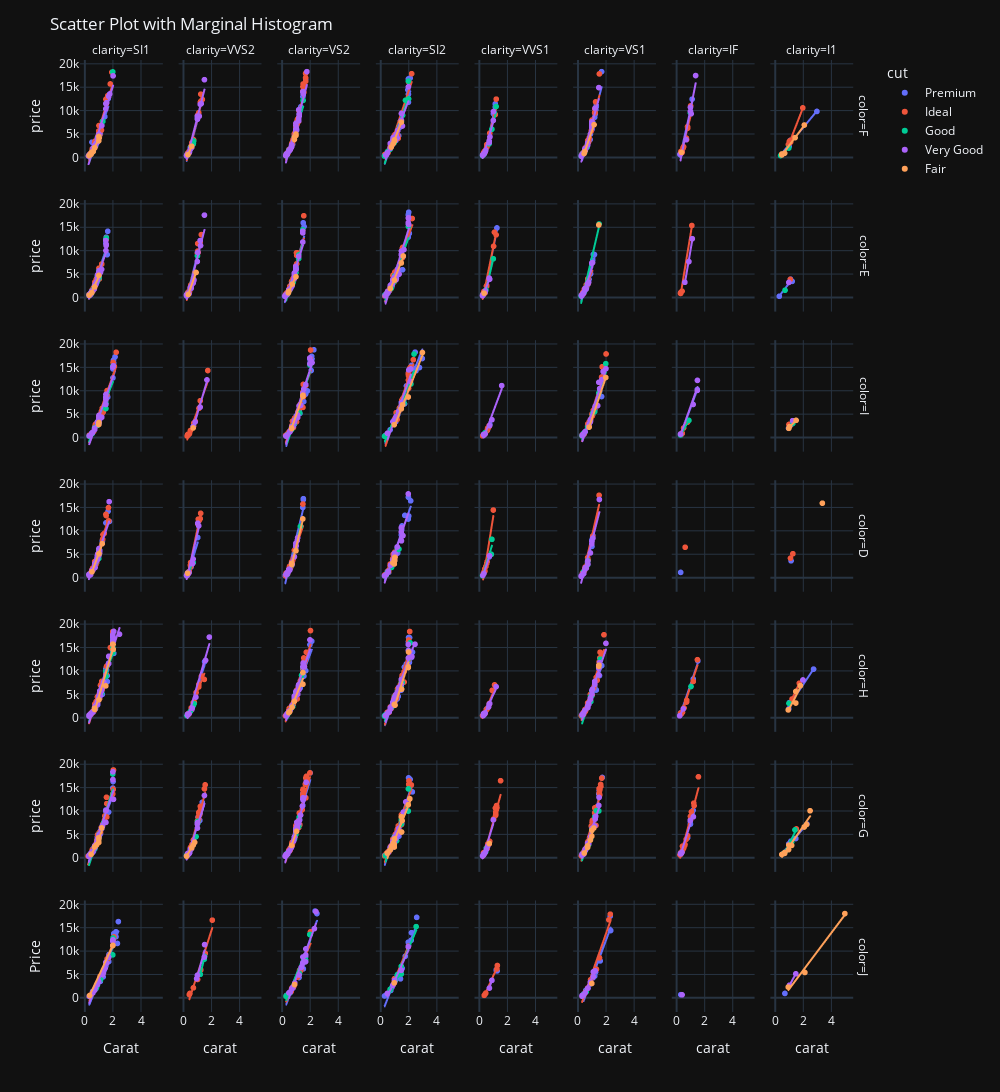

The code cell stored with this chart in its notebook:
### Code cell
fig = px.scatter(
    df,
    x="carat",
    y="price",
    marginal_x="box",
    marginal_y="violin",
    trendline="ols",
    color="cut",
    facet_col="clarity",
    facet_row="color",
    facet_col_wrap=2,
)

fig.update_layout(
    template="plotly_dark",
    title="Scatter Plot with Marginal Histogram",
    xaxis_title="Carat",
    yaxis_title="Price",
    height=1200,
    width=1000
)

fig.show()
